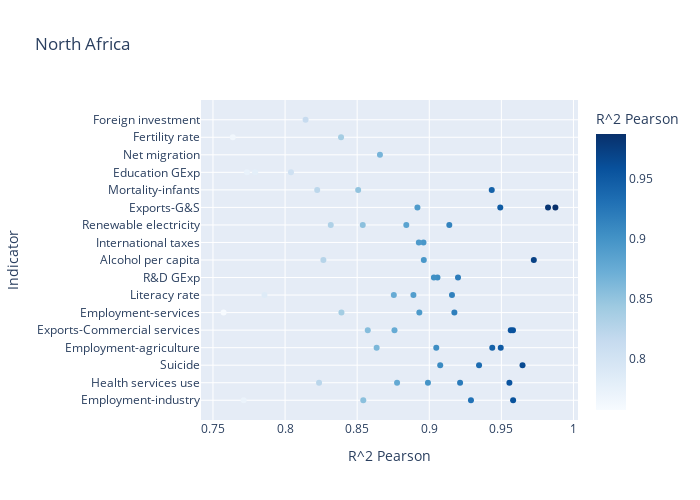

The cell this chart's notebook holds for it:
### Markdown cell above
To wrap up, we can create the second widget that is exactly the same as the previous multiple selection widget. The purpose of this widget is to enable us to choose which Continent we want to visualize. Below is the code implementation of this widget.

### Code cell
unique_tric = demo2['Continent'].unique()
tric = widgets.SelectMultiple(
    options = unique_tric.tolist(),
    value = ['North Africa'],
    description='Continent',
    disabled=False,
    layout = Layout(width='50%', height='80px')
)

def graf1(tric):
    dat=demo2.loc[demo2.loc[:, 'Continent'].isin(np.array(tric))]
    a=px.scatter(dat, x="R^2 Pearson", y='Indicator',
                     color="R^2 Pearson", hover_name="Country",hover_data = [dat.Type, dat.Behaviour],
                     color_continuous_scale='Blues', width=700, height=500, title= dat.Continent.unique().tolist()[0])
    a.show()
widgets.interactive(graf1, tric=tric)

### Figure 1 — Plotly figure (JSON) as saved in the notebook; plotly's stock layout.template omitted (floating-point values rounded to 4 significant figures)
{"data": [{"customdata": [[null, "Positive"], [null, "Positive"], ["Cuadratic", "Negative"], [null, "Negative"], [null, "Positive"], [null, "Positive"], [null, "Positive"], [null, "Positive"], [null, "Positive"], ["Cuadratic", "Positive"], [null, "Positive"], ["Cuadratic", "Positive"], ["Logarithmic", "Positive"], [null, "Positive"], [null, "Positive"], ["Cuadratic", "Positive"], ["Logarithmic", "Negative"], [null, "Positive"], ["Logarithmic", "Negative"], ["Logarithmic", "Negative"], ["Cubic", "Positive"], ["Cuadratic", "Positive"], ["Cuadratic", "Negative"], [null, "Positive"], ["Cuadratic", "Positive"], ["Cuadratic", "Positive"], ["Logarithmic", "Negative"], [null, "Positive"], ["Logarithmic", "Positive"], [null, "Positive"], ["Logarithmic", "Positive"], ["Cuadratic", "Negative"], [null, "Positive"], ["Logarithmic", "Negative"], ["Logarithmic", "Positive"], [null, "Positive"], [null, "Negative"], ["Cubic", "Negative"], ["Logarithmic", "Positive"], [null, "Positive"], [null, "Positive"], ["Cubic", "Negative"], [null, "Positive"], [null, "Positive"], ["Cuadratic", "Negative"], ["Cubic", "Negative"], ["Logarithmic", "Positive"], [null, "Positive"], [null, "Positive"], [null, "Positive"], [null, "Positive"], [null, "Negative"], [null, "Negative"], ["Logarithmic", "Negative"]], "hovertemplate": "<b>%{hovertext}</b><br><br>R^2 Pearson=%{marker.color}<br>Indicator=%{y}<br>Type=%{customdata[0]}<br>Behaviour=%{customdata[1]}<extra></extra>", "hovertext": ["DZA", "DZA", "DZA", "DZA", "DZA", "DZA", "DZA", "EGY", "EGY", "EGY", "EGY", "EGY", "EGY", "EGY", "LBY", "ISR", "ISR", "ISR", "ISR", "ISR", "ISR", "ISR", "ISR", "ISR", "ISR", "ISR", "TUR", "TUR", "TUR", "TUR", "TUR", "TUR", "TUR", "TUR", "TUR", "TUR", "TUR", "TUR", "TUR", "TUR", "MAR", "MAR", "MAR", "MAR", "MAR", "MAR", "MAR", "MAR", "MAR", "MAR", "MAR", "MAR", "MAR", "MAR"], "legendgroup": "", "marker": {"color": [0.9289, 0.9214, 0.9076, 0.9049, 0.8759, 0.8391, 0.7857, 0.9057, 0.8991, 0.8962, 0.896, 0.8841, 0.8754, 0.7713, 0.8918, 0.9875, 0.9581, 0.9565, 0.9496, 0.9433, 0.9174, 0.8928, 0.8777, 0.8539, 0.8266, 0.7792, 0.9647, 0.9492, 0.9032, 0.889, 0.8658, 0.8635, 0.8573, 0.8388, 0.8317, 0.8236, 0.8223, 0.8142, 0.7735, 0.7574, 0.9824, 0.9725, 0.9581, 0.9556, 0.9437, 0.9345, 0.9199, 0.9157, 0.9139, 0.8931, 0.8542, 0.8507, 0.8041, 0.7637], "coloraxis": "coloraxis", "symbol": "circle"}, "mode": "markers", "name": "", "orientation": "h", "showlegend": false, "type": "scatter", "x": [0.9289, 0.9214, 0.9076, 0.9049, 0.8759, 0.8391, 0.7857, 0.9057, 0.8991, 0.8962, 0.896, 0.8841, 0.8754, 0.7713, 0.8918, 0.9875, 0.9581, 0.9565, 0.9496, 0.9433, 0.9174, 0.8928, 0.8777, 0.8539, 0.8266, 0.7792, 0.9647, 0.9492, 0.9032, 0.889, 0.8658, 0.8635, 0.8573, 0.8388, 0.8317, 0.8236, 0.8223, 0.8142, 0.7735, 0.7574, 0.9824, 0.9725, 0.9581, 0.9556, 0.9437, 0.9345, 0.9199, 0.9157, 0.9139, 0.8931, 0.8542, 0.8507, 0.8041, 0.7637], "xaxis": "x", "y": ["Employment-industry", "Health services use", "Suicide", "Employment-agriculture", "Exports-Commercial services", "Employment-services", "Literacy rate", "R&D GExp", "Health services use", "Alcohol per capita", "International taxes", "Renewable electricity", "Literacy rate", "Employment-industry", "Exports-G&S", "Exports-G&S", "Employment-industry", "Exports-Commercial services", "Employment-agriculture", "Mortality-infants", "Employment-services", "International taxes", "Health services use", "Renewable electricity", "Alcohol per capita", "Education GExp", "Suicide", "Exports-G&S", "R&D GExp", "Literacy rate", "Net migration", "Employment-agriculture", "Exports-Commercial services", "Fertility rate", "Renewable electricity", "Health services use", "Mortality-infants", "Foreign investment", "Education GExp", "Employment-services", "Exports-G&S", "Alcohol per capita", "Exports-Commercial services", "Health services use", "Employment-agriculture", "Suicide", "R&D GExp", "Literacy rate", "Renewable electricity", "Employment-services", "Employment-industry", "Mortality-infants", "Education GExp", "Fertility rate"], "yaxis": "y"}], "layout": {"coloraxis": {"colorbar": {"title": {"text": "R^2 Pearson"}}, "colorscale": [[0, "rgb(247,251,255)"], [0.125, "rgb(222,235,247)"], [0.25, "rgb(198,219,239)"], [0.375, "rgb(158,202,225)"], [0.5, "rgb(107,174,214)"], [0.625, "rgb(66,146,198)"], [0.75, "rgb(33,113,181)"], [0.875, "rgb(8,81,156)"], [1, "rgb(8,48,107)"]]}, "height": 500, "legend": {"tracegroupgap": 0}, "title": {"text": "North Africa"}, "width": 700, "xaxis": {"anchor": "y", "domain": [0, 1], "title": {"text": "R^2 Pearson"}}, "yaxis": {"anchor": "x", "domain": [0, 1], "title": {"text": "Indicator"}}}}
